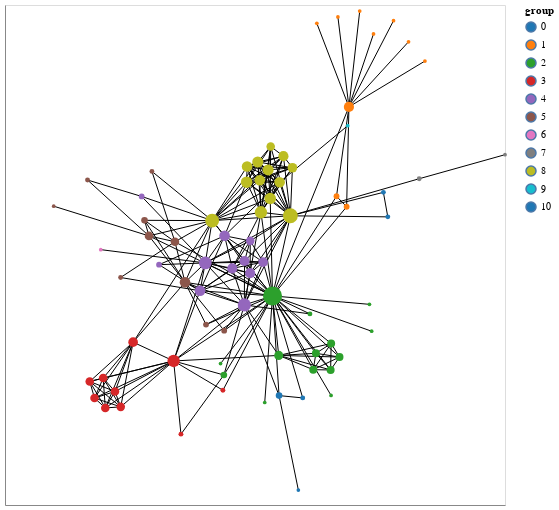

Notebook source saved alongside this figure:
### Markdown cell above
### Customizing visual encodings

In addition, to the node positions the other visual variables can also be changed to reflect design choices and the network data. Let's start with `node_size` and `node_color`:

### Code cell
nxa.draw_networkx(G, pos=pos,
    node_size='degree:Q',
    node_color='group:N',
    cmap = "category10", # pass colormap that is used
    node_tooltip='name:N',
    linewidths=0, # remove borders from circles
).properties(width=500, height=500)

### Figure 1 — Vega-Lite specification as saved in the notebook (floating-point values rounded to 4 significant figures; data arrays with more than 128 entries replaced by an {"elided": "..."} marker saying what was removed)
{"config": {"view": {"continuousWidth": 400, "continuousHeight": 300}}, "layer": [{"data": {"name": "data-ad2110f9dcfe565101cc6a8eef33ec24"}, "mark": {"type": "line", "color": "black", "opacity": 1, "strokeWidth": 1}, "encoding": {"detail": {"type": "quantitative", "field": "edge"}, "x": {"type": "quantitative", "axis": {"grid": false, "labels": false, "ticks": false, "title": ""}, "field": "x"}, "y": {"type": "quantitative", "axis": {"grid": false, "labels": false, "ticks": false, "title": ""}, "field": "y"}}}, {"data": {"name": "data-7e1eefbb526bc1280e3cce8cb34bf4ec"}, "mark": {"type": "point", "fill": "group:N", "opacity": 1, "strokeWidth": 0}, "encoding": {"fill": {"type": "nominal", "field": "group", "scale": {"scheme": "category10"}}, "size": {"type": "quantitative", "field": "degree", "legend": null}, "tooltip": {"type": "nominal", "field": "name"}, "x": {"type": "quantitative", "axis": {"grid": false, "labels": false, "ticks": false}, "field": "x"}, "y": {"type": "quantitative", "axis": {"grid": false, "labels": false, "ticks": false}, "field": "y"}}}], "height": 500, "width": 500, "$schema": "https://vega.github.io/schema/vega-lite/v4.8.1.json", "datasets": {"data-ad2110f9dcfe565101cc6a8eef33ec24": {"elided": "508 records"}, "data-7e1eefbb526bc1280e3cce8cb34bf4ec": [{"between": 0.1768, "y": 0.5925, "x": 0.3757, "name": "Myriel", "group": 1, "degree": 10}, {"between": 0.0, "y": 0.9266, "x": 0.2474, "name": "Napoleon", "group": 1, "degree": 1}, {"between": 0.0, "y": 0.1929, "x": 0.3665, "name": "Mlle.Baptistine", "group": 1, "degree": 3}, {"between": 0.0, "y": 0.2349, "x": 0.3261, "name": "Mme.Magloire", "group": 1, "degree": 3}, {"between": 0.0, "y": 0.9373, "x": 0.5541, "name": "CountessdeLo", "group": 1, "degree": 1}, {"between": 0.0, "y": 0.8843, "x": 0.474, "name": "Geborand", "group": 1, "degree": 1}, {"between": 0.0, "y": 0.9524, "x": 0.3316, "name": "Champtercier", "group": 1, "degree": 1}, {"between": 0.0, "y": 0.9756, "x": 0.4188, "name": "Cravatte", "group": 1, "degree": 1}, {"between": 0.0, "y": 0.8529, "x": 0.6141, "name": "Count", "group": 1, "degree": 1}, {"between": 0.0, "y": 0.7758, "x": 0.6797, "name": "OldMan", "group": 1, "degree": 1}, {"between": 0.0, "y": -0.4345, "x": -0.1378, "name": "Labarre", "group": 2, "degree": 1}, {"between": 0.57, "y": -0.1636, "x": 0.07011, "name": "Valjean", "group": 2, "degree": 36}, {"between": 0.0, "y": -0.541, "x": -0.1284, "name": "Marguerite", "group": 3, "degree": 2}, {"between": 0.0, "y": -0.5617, "x": 0.3042, "name": "Mme.deR", "group": 2, "degree": 1}, {"between": 0.0, "y": -0.3049, "x": 0.4665, "name": "Isabeau", "group": 2, "degree": 1}, {"between": 0.0, "y": -0.59, "x": 0.0389, "name": "Gervais", "group": 2, "degree": 1}, {"between": 0.04063, "y": -0.3487, "x": -0.4875, "name": "Tholomyes", "group": 3, "degree": 9}, {"between": 0.0, "y": -0.6075, "x": -0.5371, "name": "Listolier", "group": 3, "degree": 7}, {"between": 0.0, "y": -0.5459, "x": -0.56, "name": "Fameuil", "group": 3, "degree": 7}, {"between": 0.0, "y": -0.5059, "x": -0.6611, "name": "Blacheville", "group": 3, "degree": 7}, {"between": 0.0, "y": -0.5723, "x": -0.642, "name": "Favourite", "group": 3, "degree": 7}, {"between": 0.0, "y": -0.6118, "x": -0.5988, "name": "Dahlia", "group": 3, "degree": 7}, {"between": 0.0, "y": -0.4923, "x": -0.6074, "name": "Zephine", "group": 3, "degree": 7}, {"between": 0.1296, "y": -0.4239, "x": -0.3255, "name": "Fantine", "group": 3, "degree": 15}, {"between": 0.029, "y": -0.1431, "x": -0.2198, "name": "Mme.Thenardier", "group": 4, "degree": 11}, {"between": 0.0749, "y": -0.03173, "x": -0.1989, "name": "Thenardier", "group": 4, "degree": 16}, {"between": 0.0238, "y": -0.1093, "x": -0.2799, "name": "Cosette", "group": 5, "degree": 11}, {"between": 0.05433, "y": -0.1997, "x": -0.04262, "name": "Javert", "group": 4, "degree": 17}, {"between": 0.02649, "y": -0.5624, "x": 0.09625, "name": "Fauchelevent", "group": 0, "degree": 4}, {"between": 0.008041, "y": -0.4017, "x": 0.09493, "name": "Bamatabois", "group": 2, "degree": 8}, {"between": 0.0, "y": -0.7167, "x": -0.2962, "name": "Perpetue", "group": 3, "degree": 2}, {"between": 0.00864, "y": -0.48, "x": -0.1245, "name": "Simplice", "group": 2, "degree": 4}, {"between": 0.0, "y": -0.1973, "x": 0.4576, "name": "Scaufflaire", "group": 2, "degree": 1}, {"between": 0.0, "y": -0.2356, "x": 0.2197, "name": "Woman1", "group": 2, "degree": 2}, {"between": 0.0, "y": -0.3932, "x": 0.2436, "name": "Judge", "group": 2, "degree": 6}, {"between": 0.0, "y": -0.3541, "x": 0.3046, "name": "Champmathieu", "group": 2, "degree": 6}, {"between": 0.0, "y": -0.4598, "x": 0.3025, "name": "Brevet", "group": 2, "degree": 6}, {"between": 0.0, "y": -0.4588, "x": 0.2331, "name": "Chenildieu", "group": 2, "degree": 6}, {"between": 0.0, "y": -0.4082, "x": 0.338, "name": "Cochepaille", "group": 2, "degree": 6}, {"between": 0.006925, "y": 0.2342, "x": -0.4533, "name": "Pontmercy", "group": 4, "degree": 3}, {"between": 0.0, "y": 0.02146, "x": -0.617, "name": "Boulatruelle", "group": 6, "degree": 1}, {"between": 0.01149, "y": 0.0769, "x": -0.1217, "name": "Eponine", "group": 4, "degree": 11}, {"between": 0.0, "y": -0.0388, "x": -0.3838, "name": "Anzelma", "group": 4, "degree": 3}, {"between": 0.0, "y": -0.3026, "x": -0.1233, "name": "Woman2", "group": 5, "degree": 3}, {"between": 0.0, "y": -0.5716, "x": 0.1908, "name": "MotherInnocent", "group": 0, "degree": 2}, {"between": 0.0, "y": -0.9402, "x": 0.1734, "name": "Gribier", "group": 0, "degree": 1}, {"between": 0.0, "y": 0.4012, "x": 1.0, "name": "Jondrette", "group": 7, "degree": 1}, {"between": 0.02632, "y": 0.3051, "x": 0.6568, "name": "Mme.Burgon", "group": 7, "degree": 2}, {"between": 0.1651, "y": 0.1568, "x": 0.1415, "name": "Gavroche", "group": 8, "degree": 22}, {"between": 0.02021, "y": 0.05301, "x": -0.3202, "name": "Gillenormand", "group": 5, "degree": 7}, {"between": 0.0002172, "y": -0.09005, "x": -0.5375, "name": "Magnon", "group": 5, "degree": 2}, {"between": 0.0476, "y": 0.0764, "x": -0.4242, "name": "Mlle.Gillenormand", "group": 5, "degree": 7}, {"between": 0.0003509, "y": 0.3, "x": -0.6699, "name": "Mme.Pontmercy", "group": 5, "degree": 2}, {"between": 0.0, "y": 0.1953, "x": -0.8051, "name": "Mlle.Vaubois", "group": 5, "degree": 1}, {"between": 0.0, "y": 0.1387, "x": -0.4419, "name": "Lt.Gillenormand", "group": 5, "degree": 4}, {"between": 0.132, "y": 0.1376, "x": -0.1713, "name": "Marius", "group": 8, "degree": 19}, {"between": 0.0, "y": 0.3344, "x": -0.4123, "name": "BaronessT", "group": 5, "degree": 2}, {"between": 0.02766, "y": 0.2911, "x": 0.09847, "name": "Mabeuf", "group": 8, "degree": 11}, {"between": 0.04255, "y": 0.1708, "x": 0.02375, "name": "Enjolras", "group": 8, "degree": 15}, {"between": 0.00125, "y": 0.354, "x": -0.03155, "name": "Combeferre", "group": 8, "degree": 11}, {"between": 0.0, "y": 0.3489, "x": 0.1497, "name": "Prouvaire", "group": 8, "degree": 9}, {"between": 0.00125, "y": 0.2991, "x": 0.01911, "name": "Feuilly", "group": 8, "degree": 11}, {"between": 0.005267, "y": 0.2913, "x": -0.03347, "name": "Courfeyrac", "group": 8, "degree": 13}, {"between": 0.002185, "y": 0.3719, "x": 0.01107, "name": "Bahorel", "group": 8, "degree": 12}, {"between": 0.03075, "y": 0.2262, "x": 0.06077, "name": "Bossuet", "group": 8, "degree": 13}, {"between": 0.002185, "y": 0.3402, "x": 0.05248, "name": "Joly", "group": 8, "degree": 12}, {"between": 0.0001504, "y": 0.3953, "x": 0.1137, "name": "Grantaire", "group": 8, "degree": 10}, {"between": 0.0, "y": 0.5174, "x": 0.3711, "name": "MotherPlutarch", "group": 9, "degree": 1}, {"between": 0.00496, "y": -0.02398, "x": -0.04183, "name": "Gueulemer", "group": 4, "degree": 10}, {"between": 0.00496, "y": -0.07272, "x": -0.01943, "name": "Babet", "group": 4, "degree": 10}, {"between": 0.004862, "y": -0.05358, "x": -0.09085, "name": "Claquesous", "group": 4, "degree": 10}, {"between": 0.003874, "y": -0.0285, "x": 0.03253, "name": "Montparnasse", "group": 4, "degree": 9}, {"between": 0.0, "y": -0.2784, "x": -0.1959, "name": "Toussaint", "group": 5, "degree": 3}, {"between": 0.0, "y": 0.2506, "x": 0.5136, "name": "Child1", "group": 10, "degree": 2}, {"between": 0.0, "y": 0.1525, "x": 0.5312, "name": "Child2", "group": 10, "degree": 2}, {"between": 0.0004386, "y": 0.05652, "x": -0.01906, "name": "Brujon", "group": 4, "degree": 7}, {"between": 0.0, "y": 0.4341, "x": 0.06276, "name": "Mme.Hucheloup", "group": 8, "degree": 7}]}}
